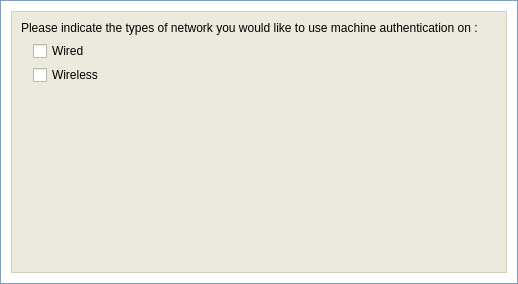
<ui version="4.0" >
 <class>Form</class>
 <widget class="QWidget" name="Form" >
  <property name="geometry" >
   <rect>
    <x>0</x>
    <y>0</y>
    <width>518</width>
    <height>284</height>
   </rect>
  </property>
  <property name="sizePolicy" >
   <sizepolicy vsizetype="Fixed" hsizetype="Fixed" >
    <horstretch>0</horstretch>
    <verstretch>0</verstretch>
   </sizepolicy>
  </property>
  <property name="minimumSize" >
   <size>
    <width>518</width>
    <height>284</height>
   </size>
  </property>
  <property name="maximumSize" >
   <size>
    <width>496</width>
    <height>262</height>
   </size>
  </property>
  <property name="windowTitle" >
   <string>Form</string>
  </property>
  <layout class="QVBoxLayout" >
   <property name="spacing" >
    <number>0</number>
   </property>
   <property name="leftMargin" >
    <number>0</number>
   </property>
   <property name="topMargin" >
    <number>0</number>
   </property>
   <property name="rightMargin" >
    <number>0</number>
   </property>
   <property name="bottomMargin" >
    <number>0</number>
   </property>
   <item>
    <widget class="QFrame" name="frameOuterCosmetic" >
     <property name="sizePolicy" >
      <sizepolicy vsizetype="Fixed" hsizetype="Preferred" >
       <horstretch>0</horstretch>
       <verstretch>0</verstretch>
      </sizepolicy>
     </property>
     <property name="minimumSize" >
      <size>
       <width>16</width>
       <height>284</height>
      </size>
     </property>
     <property name="palette" >
      <palette>
       <active>
        <colorrole role="WindowText" >
         <brush brushstyle="SolidPattern" >
          <color alpha="255" >
           <red>127</red>
           <green>157</green>
           <blue>185</blue>
          </color>
         </brush>
        </colorrole>
        <colorrole role="Base" >
         <brush brushstyle="SolidPattern" >
          <color alpha="255" >
           <red>255</red>
           <green>255</green>
           <blue>255</blue>
          </color>
         </brush>
        </colorrole>
        <colorrole role="Window" >
         <brush brushstyle="SolidPattern" >
          <color alpha="255" >
           <red>255</red>
           <green>255</green>
           <blue>255</blue>
          </color>
         </brush>
        </colorrole>
       </active>
       <inactive>
        <colorrole role="WindowText" >
         <brush brushstyle="SolidPattern" >
          <color alpha="255" >
           <red>127</red>
           <green>157</green>
           <blue>185</blue>
          </color>
         </brush>
        </colorrole>
        <colorrole role="Base" >
         <brush brushstyle="SolidPattern" >
          <color alpha="255" >
           <red>255</red>
           <green>255</green>
           <blue>255</blue>
          </color>
         </brush>
        </colorrole>
        <colorrole role="Window" >
         <brush brushstyle="SolidPattern" >
          <color alpha="255" >
           <red>255</red>
           <green>255</green>
           <blue>255</blue>
          </color>
         </brush>
        </colorrole>
       </inactive>
       <disabled>
        <colorrole role="WindowText" >
         <brush brushstyle="SolidPattern" >
          <color alpha="255" >
           <red>127</red>
           <green>127</green>
           <blue>127</blue>
          </color>
         </brush>
        </colorrole>
        <colorrole role="Base" >
         <brush brushstyle="SolidPattern" >
          <color alpha="255" >
           <red>255</red>
           <green>255</green>
           <blue>255</blue>
          </color>
         </brush>
        </colorrole>
        <colorrole role="Window" >
         <brush brushstyle="SolidPattern" >
          <color alpha="255" >
           <red>255</red>
           <green>255</green>
           <blue>255</blue>
          </color>
         </brush>
        </colorrole>
       </disabled>
      </palette>
     </property>
     <property name="autoFillBackground" >
      <bool>true</bool>
     </property>
     <property name="frameShape" >
      <enum>QFrame::Box</enum>
     </property>
     <property name="frameShadow" >
      <enum>QFrame::Plain</enum>
     </property>
     <layout class="QVBoxLayout" >
      <property name="spacing" >
       <number>10</number>
      </property>
      <property name="leftMargin" >
       <number>10</number>
      </property>
      <property name="topMargin" >
       <number>10</number>
      </property>
      <property name="rightMargin" >
       <number>10</number>
      </property>
      <property name="bottomMargin" >
       <number>10</number>
      </property>
      <item>
       <widget class="QFrame" name="frame" >
        <property name="palette" >
         <palette>
          <active>
           <colorrole role="WindowText" >
            <brush brushstyle="SolidPattern" >
             <color alpha="255" >
              <red>208</red>
              <green>208</green>
              <blue>191</blue>
             </color>
            </brush>
           </colorrole>
           <colorrole role="Base" >
            <brush brushstyle="SolidPattern" >
             <color alpha="255" >
              <red>255</red>
              <green>255</green>
              <blue>255</blue>
             </color>
            </brush>
           </colorrole>
           <colorrole role="Window" >
            <brush brushstyle="SolidPattern" >
             <color alpha="255" >
              <red>236</red>
              <green>234</green>
              <blue>223</blue>
             </color>
            </brush>
           </colorrole>
          </active>
          <inactive>
           <colorrole role="WindowText" >
            <brush brushstyle="SolidPattern" >
             <color alpha="255" >
              <red>208</red>
              <green>208</green>
              <blue>191</blue>
             </color>
            </brush>
           </colorrole>
           <colorrole role="Base" >
            <brush brushstyle="SolidPattern" >
             <color alpha="255" >
              <red>255</red>
              <green>255</green>
              <blue>255</blue>
             </color>
            </brush>
           </colorrole>
           <colorrole role="Window" >
            <brush brushstyle="SolidPattern" >
             <color alpha="255" >
              <red>236</red>
              <green>234</green>
              <blue>223</blue>
             </color>
            </brush>
           </colorrole>
          </inactive>
          <disabled>
           <colorrole role="WindowText" >
            <brush brushstyle="SolidPattern" >
             <color alpha="255" >
              <red>118</red>
              <green>116</green>
              <blue>108</blue>
             </color>
            </brush>
           </colorrole>
           <colorrole role="Base" >
            <brush brushstyle="SolidPattern" >
             <color alpha="255" >
              <red>236</red>
              <green>234</green>
              <blue>223</blue>
             </color>
            </brush>
           </colorrole>
           <colorrole role="Window" >
            <brush brushstyle="SolidPattern" >
             <color alpha="255" >
              <red>236</red>
              <green>234</green>
              <blue>223</blue>
             </color>
            </brush>
           </colorrole>
          </disabled>
         </palette>
        </property>
        <property name="autoFillBackground" >
         <bool>true</bool>
        </property>
        <property name="frameShape" >
         <enum>QFrame::Box</enum>
        </property>
        <property name="frameShadow" >
         <enum>QFrame::Plain</enum>
        </property>
        <layout class="QVBoxLayout" >
         <item>
          <widget class="QLabel" name="labelMessage" >
           <property name="palette" >
            <palette>
             <active>
              <colorrole role="WindowText" >
               <brush brushstyle="SolidPattern" >
                <color alpha="255" >
                 <red>0</red>
                 <green>0</green>
                 <blue>0</blue>
                </color>
               </brush>
              </colorrole>
             </active>
             <inactive>
              <colorrole role="WindowText" >
               <brush brushstyle="SolidPattern" >
                <color alpha="255" >
                 <red>0</red>
                 <green>0</green>
                 <blue>0</blue>
                </color>
               </brush>
              </colorrole>
             </inactive>
             <disabled>
              <colorrole role="WindowText" >
               <brush brushstyle="SolidPattern" >
                <color alpha="255" >
                 <red>118</red>
                 <green>116</green>
                 <blue>108</blue>
                </color>
               </brush>
              </colorrole>
             </disabled>
            </palette>
           </property>
           <property name="font" >
            <font>
             <family>Arial</family>
             <pointsize>9</pointsize>
            </font>
           </property>
           <property name="text" >
            <string>Please indicate the types of network you would like to use machine authentication on :</string>
           </property>
           <property name="wordWrap" >
            <bool>true</bool>
           </property>
          </widget>
         </item>
         <item>
          <widget class="QFrame" name="frame_3" >
           <property name="minimumSize" >
            <size>
             <width>16</width>
             <height>30</height>
            </size>
           </property>
           <property name="frameShape" >
            <enum>QFrame::NoFrame</enum>
           </property>
           <property name="frameShadow" >
            <enum>QFrame::Raised</enum>
           </property>
           <layout class="QVBoxLayout" >
            <property name="spacing" >
             <number>4</number>
            </property>
            <property name="leftMargin" >
             <number>12</number>
            </property>
            <property name="topMargin" >
             <number>0</number>
            </property>
            <property name="rightMargin" >
             <number>0</number>
            </property>
            <property name="bottomMargin" >
             <number>0</number>
            </property>
            <item>
             <widget class="QCheckBox" name="wiredCheckbox" >
              <property name="palette" >
               <palette>
                <active>
                 <colorrole role="WindowText" >
                  <brush brushstyle="SolidPattern" >
                   <color alpha="255" >
                    <red>0</red>
                    <green>0</green>
                    <blue>0</blue>
                   </color>
                  </brush>
                 </colorrole>
                </active>
                <inactive>
                 <colorrole role="WindowText" >
                  <brush brushstyle="SolidPattern" >
                   <color alpha="255" >
                    <red>0</red>
                    <green>0</green>
                    <blue>0</blue>
                   </color>
                  </brush>
                 </colorrole>
                </inactive>
                <disabled>
                 <colorrole role="WindowText" >
                  <brush brushstyle="SolidPattern" >
                   <color alpha="255" >
                    <red>118</red>
                    <green>116</green>
                    <blue>108</blue>
                   </color>
                  </brush>
                 </colorrole>
                </disabled>
               </palette>
              </property>
              <property name="text" >
               <string>Wired</string>
              </property>
             </widget>
            </item>
            <item>
             <widget class="QCheckBox" name="wirelessCheckbox" >
              <property name="minimumSize" >
               <size>
                <width>0</width>
                <height>15</height>
               </size>
              </property>
              <property name="palette" >
               <palette>
                <active>
                 <colorrole role="WindowText" >
                  <brush brushstyle="SolidPattern" >
                   <color alpha="255" >
                    <red>0</red>
                    <green>0</green>
                    <blue>0</blue>
                   </color>
                  </brush>
                 </colorrole>
                </active>
                <inactive>
                 <colorrole role="WindowText" >
                  <brush brushstyle="SolidPattern" >
                   <color alpha="255" >
                    <red>0</red>
                    <green>0</green>
                    <blue>0</blue>
                   </color>
                  </brush>
                 </colorrole>
                </inactive>
                <disabled>
                 <colorrole role="WindowText" >
                  <brush brushstyle="SolidPattern" >
                   <color alpha="255" >
                    <red>118</red>
                    <green>116</green>
                    <blue>108</blue>
                   </color>
                  </brush>
                 </colorrole>
                </disabled>
               </palette>
              </property>
              <property name="text" >
               <string>Wireless</string>
              </property>
             </widget>
            </item>
           </layout>
          </widget>
         </item>
         <item>
          <spacer>
           <property name="orientation" >
            <enum>Qt::Vertical</enum>
           </property>
           <property name="sizeHint" >
            <size>
             <width>20</width>
             <height>40</height>
            </size>
           </property>
          </spacer>
         </item>
        </layout>
       </widget>
      </item>
     </layout>
    </widget>
   </item>
  </layout>
 </widget>
 <resources/>
 <connections/>
</ui>
